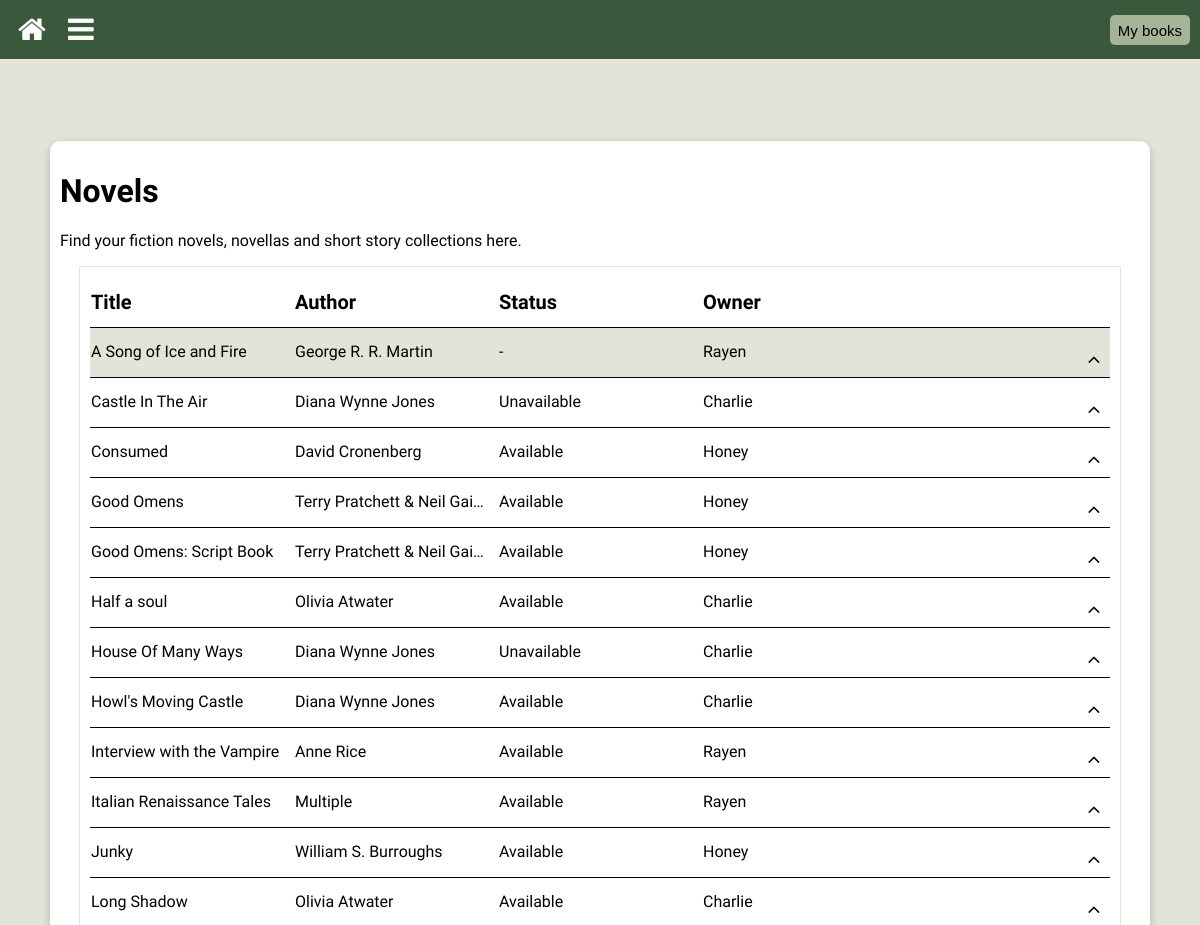
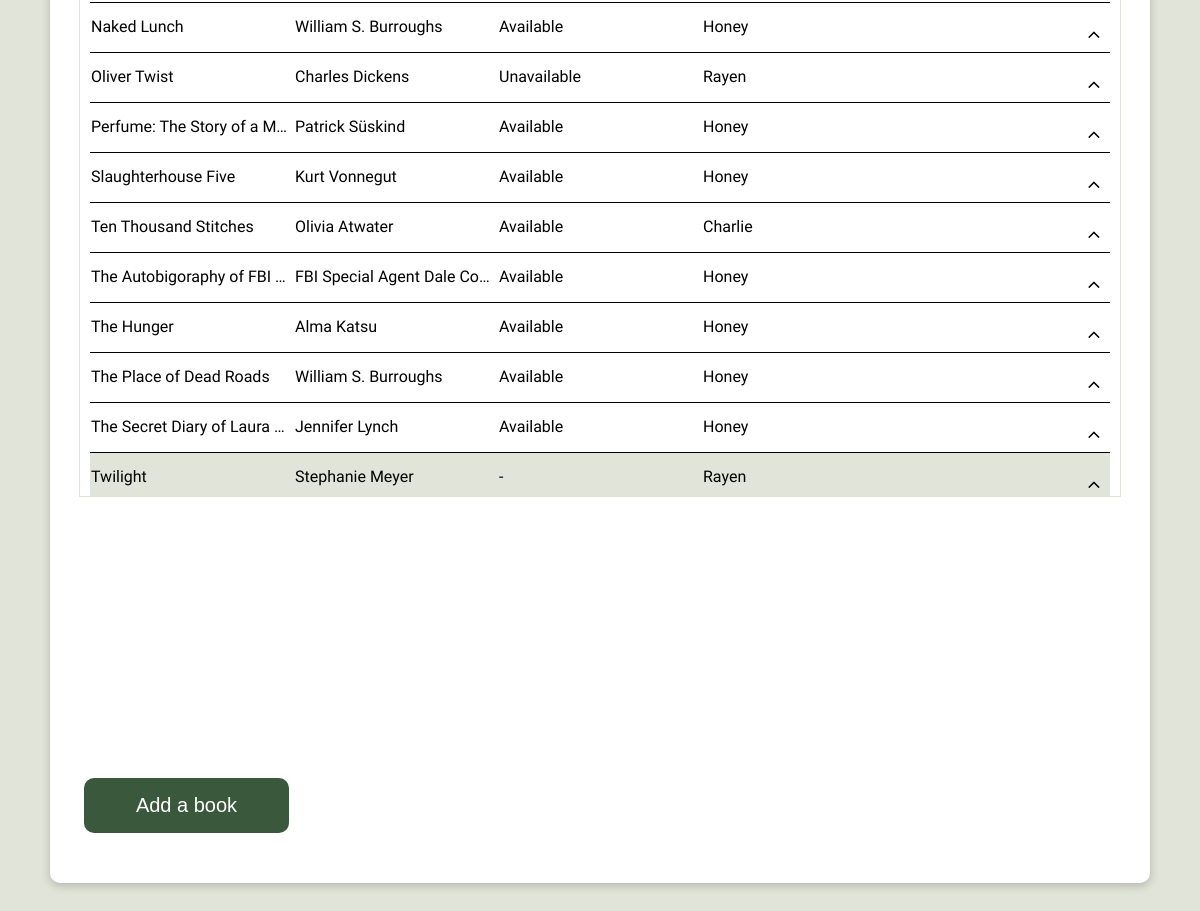
The page /novel (signed in) on the database its author committed (2 pictures, top to bottom).
### library/models.py (models this page shows, shortened)
class Book(models.Model):
    STATUS_CHOICES = {
        "Y" : "Available",
        "O" : "On Loan",
        "R" : "Reserved",
        "U" : "Unavailable",
    }
    PERSON_CHOICES = {
        "R" : "Rayen",
        "D" : "Don",
        "C" : "Charlie",
        "S" : "Sam",
        "H" : "Honey",
        "A" : "Ash",
        "O" : "Soph",
        "N" : "None",
    }
    title = models.CharField(max_length=200, blank=True)
    author = models.CharField(max_length=200, blank=True)
    booktype = models.ForeignKey(BookType, on_delete=models.CASCADE, related_name='books')
    genre = models.ForeignKey(Genre, on_delete=models.CASCADE, related_name='books')
    owner = models.CharField(max_length=1, choices=PERSON_CHOICES, default="N")
    blurb = models.CharField(max_length=1000, blank=True, default='')
    tags = TaggableManager()
    status = models.CharField(max_length=1, choices=STATUS_CHOICES, default="Available")
    borrower = models.CharField(max_length=1, choices=PERSON_CHOICES, default="N")
    series = models.ForeignKey(BookSeries, on_delete=models.CASCADE, blank=True, default=2)
    volume = models.IntegerField(blank=True, default=0)
    class Meta:
        ordering = ['title']

### library/views.py (the view)
# urls.py: path("<slug:booktype>", views.list),
@login_required(login_url="/login/")
def list(request, booktype="all", genre=None):
    template = loader.get_template('list.html')
    list_context = get_list_context(booktype, genre)
    context = header_context | list_context
    return HttpResponse(template.render(context, request))

### library/contexts.py (called while the page is built)
def get_series_author(book_list):
    author = book_list[0].author
    for book in book_list:
        if book.author != author:
            author = "Multiple"
            break
    return author

def get_series_owner(book_list):
    owner = book_list[0].get_owner_display()
    for book in book_list:
        if book.get_owner_display() != owner:
            owner = "Multiple"
            break
    return owner

def get_list_context(booktype_url, genre_url):
    context = list_context_base[booktype_url]
    if booktype_url == "all":
        context['list'] = get_book_list(None, None, None)
    else:
        booktype = booktype_url.title()
        if genre_url:
            genre = genre_url.title().replace('_', ' ')
            context['list'] = get_book_list(booktype, genre, None)
        else:
            context['list'] = get_book_list(booktype, None, None)
    return context

### library/models.py (called while the page is built)
    @property
    def url(self):
        return f'{self.booktype}'.lower()

    def __str__(self):
        return f'{self.booktype}'

    @property
    def url(self):
        genre_str = f'{self.genre}'
        return '_'.join(re.findall(r'\w+', genre_str)).lower()

### library/templatetags/lib_tags.py (called while the page is built)
@register.filter()
def get_value(d, key):
    return d.get(key)

### templates/list.html (shortened to what this page needs)
{% extends "base.html" %}
{% load static %}
{% block container %}list{% endblock %}
{% load lib_tags %}
{% block content %}
    <div class="main">
        <div class="text-container">
            <h1>{{ title }}</h1>
            <p>{{ intro }}</p>
            <div class="list-container">
            <table class="list-table">
                <tr class="header-row">
                    <th>Title</th>
                    <th>Author</th>
                    <th>Status</th>
                    <th>Owner</th>
                    <th></th>
                </tr>
                {% if list %}
                    {% for item in list %}
                        {% if item|get_value:'isSeries' == False %}
                            {% for book in item|get_value:'seriesBooks' %} {% include "book_item.html" %} {% endfor %}
                        {% else %}
                            <tr id="row_{{ forloop.counter }}" class="collapsed-row sublist">
                                <td>{{ item|get_value:'name' }}</td>
                                <td>{{ item|get_value:'author' }}</td>
                                <td>-</td>
                                <td>{{ item|get_value:'owner' }}</td>
                                <td>
                                    <button class="iconbtn iconbtn-small action" expanded="false" id="{{ forloop.counter }}" onclick="toggle_series(this.id)"><i class="fa black fa-angle-up" id="icon_{{ forloop.counter }}"></i></button>
                                </td>
                            </tr>
                        {% endif %}
                    {% endfor %}
                {% else %}
                   <tr>
                     <td class="list-no-items">No items have been added for this section yet :(</td>
                   </tr>
                {% endif %}
        </table>
        </div>
        <button class="text-button text-large add-book" onclick="window.location.href='/book';">Add a book</button>
        </div>
    </div>
{% endblock %}

### templates/base.html (shortened to what this page needs)
<!DOCTYPE html>
<html>
{% load static %}
<head>
    <link rel="stylesheet" href="https://cdnjs.cloudflare.com/ajax/libs/font-awesome/4.7.0/css/font-awesome.min.css">
    <link rel="stylesheet" href="{% static 'css/base.css' %}">
    <link rel="stylesheet" href="{% static 'css/header.css' %}">
    <link rel="stylesheet" href="{% static 'css/form.css' %}">
    <link rel="stylesheet" href="{% static 'css/list.css' %}">
</head>
<body>
<div class="container_{% block container %}{% endblock %}">
    {% include "header.html" %}
    {% block content %}{% endblock %}
</div>
</body>
</html>

### templates/header.html (shortened to what this page needs)
<header class="header">
    <div class="iconbtn-container">
        <button onclick="window.location.href='/';" class="iconbtn iconbtn-large"><i class="fa white fa-home"></i></button>
    </div>
    <div class="iconbtn-container">
        <button onclick="dropdown()" class="iconbtn iconbtn-large"><i class="fa white fa-bars"></i></button>
    </div>
    <div>
        <button class="text-button text-small light centered" onclick="window.location.href='/user/{{ user.first_name }}';">My books</button>
    </div>
</header>

### templates/book_item.html (shortened to what this page needs)
<tr id="row_{{ book.id }}" class="collapsed-row">
    <td>{{ book.title }}</td>
    <td>{{ book.author }}</td>
    <td>{{ book.get_status_display }}</td>
    <td>{{ book.get_owner_display }}</td>
    <td>
        <button class="iconbtn iconbtn-small action" expanded="false" id="{{ book.id }}" onclick="toggle_book(this.id)"><i class="fa black fa-angle-up" id="icon_{{ book.id }}"></i></button>
    </td>
</tr>

### static/css/base.css (style rules this page uses)
body { margin: 0; height: 100vh; }
.container_list { display: grid; grid-template-columns: 1fr; grid-template-rows: 59px 1fr; gap: 0px 0px; grid-template-areas: "header" "main"; height: 100%; }
.add-book { position: fixed; bottom: 7%; left: 7%; }

### static/css/header.css (style rules this page uses)
.light { background-color: var(--secondary-green) !important; color: black !important; }
.centered { float:right; margin-top: 15px; margin-right: 10px; }

### static/css/list.css (style rules this page uses)
.action { float: right; }
.list-container { position: absolute; max-height: 60%; overflow-x: hidden; overflow-y: scroll; display:block; border: 1px solid var(--main-grey); left: 0; right: 0; margin: 0 auto; padding: 10px; width: 85%; }
.list-table { width: 100%; white-space: nowrap; table-layout: fixed; border-collapse: collapse; }
.list-table tr { height: 50px; }
.list-table th { font-weight: bold; font-size: 20px; }
.list-table th, .list-table td { padding-bottom: 2px; overflow: hidden; text-overflow: ellipsis; border-collapse: collapse; text-align: left; }
.header-row, .collapsed-row { border:0; border-bottom: 1px solid black; background-color: transparent; }
.sublist { background-color: var(--main-grey); }

### static/css/assets/assets.css (style rules this page uses)
:root { --main-green: #3A593C; --secondary-green: #A4B494; --main-grey: #E1E4D8; --accent-blue: #6C91C2; --accent-red: #BF8B85; }
.header { grid-area: header; height: 59px; background: var(--main-green); }
.main { grid-area: main; background-color: var(--main-grey); min-height: 100%; display: flex; align-items: center; justify-content: center; }
.text-container { border-radius: 10px; background-color: white; color: black; width: 90%; min-height: 90%; max-height: 90%; padding: 10px; box-shadow: 0 3px 10px rgb(0 0 0 / 0.2); font-family: 'Recursive', sans-serif; }

### static/css/assets/buttons.css (style rules this page uses)
.text-button { border-color: transparent; background-color: var(--main-green); color:white; }
.text-large { border-radius: 10px; width: 205px; height: 55px; font-size: 20px; }
.text-small { border-radius: 5px; width: auto; height: 30px; font-size: 15px; float: right; }
.iconbtn-container { border: none; cursor: pointer; }
.iconbtn { float:left; -ms-transform: translateY(25%); transform: translateY(25%); margin-left: 10px; border-radius: 10px; background-color: transparent; border-color: transparent; }
.iconbtn-large { width: 40px; height: 40px; font-size: 30px; }
.iconbtn-small { width: 30px; height: 30px; font-size: 20px; }
.white { color: white; }
.black { color: black; }

### rows shown on the page
Book: title "Castle In The Air", author "Diana Wynne Jones", status "Unavailable", owner "Charlie"
Book: title "Consumed", author "David Cronenberg", status "Available", owner "Honey"
Book: title "Good Omens", author "Terry Pratchett & Neil Gai…", status "Available", owner "Honey"
Book: title "Good Omens: Script Book", author "Terry Pratchett & Neil Gai…", status "Available", owner "Honey"
Book: title "Half a soul", author "Olivia Atwater", status "Available", owner "Charlie"
Book: title "House Of Many Ways", author "Diana Wynne Jones", status "Unavailable", owner "Charlie"
Book: title "Howl's Moving Castle", author "Diana Wynne Jones", status "Available", owner "Charlie"
Book: title "Interview with the Vampire", author "Anne Rice", status "Available", owner "Rayen"
Book: title "Italian Renaissance Tales", author "Multiple", status "Available", owner "Rayen"
Book: title "Junky", author "William S. Burroughs", status "Available", owner "Honey"
Book: title "Long Shadow", author "Olivia Atwater", status "Available", owner "Charlie"
Book: title "Naked Lunch", author "William S. Burroughs", status "Available", owner "Honey"
Book: title "Oliver Twist", author "Charles Dickens", status "Unavailable", owner "Rayen"
Book: title "Perfume: The Story of a M…", author "Patrick Süskind", status "Available", owner "Honey"
Book: title "Slaughterhouse Five", author "Kurt Vonnegut", status "Available", owner "Honey"
Book: title "Ten Thousand Stitches", author "Olivia Atwater", status "Available", owner "Charlie"
Book: title "The Autobigoraphy of FBI…", author "FBI Special Agent Dale Co…", status "Available", owner "Honey"
Book: title "The Hunger", author "Alma Katsu", status "Available", owner "Honey"
Book: title "The Place of Dead Roads", author "William S. Burroughs", status "Available", owner "Honey"
Book: title "The Secret Diary of Laura…", author "Jennifer Lynch", status "Available", owner "Honey"
Book: title "Twilight", author "Stephanie Meyer", item "Rayen"

### other values the page prints
{{ title }} "Novels"
{{ intro }} "Find your fiction novels, novellas and short story collections here."
{{ item|get_value:'name' }} "A Song of Ice and Fire"
{{ item|get_value:'author' }} "George R. R. Martin"
{{ item|get_value:'owner' }} "Rayen"
